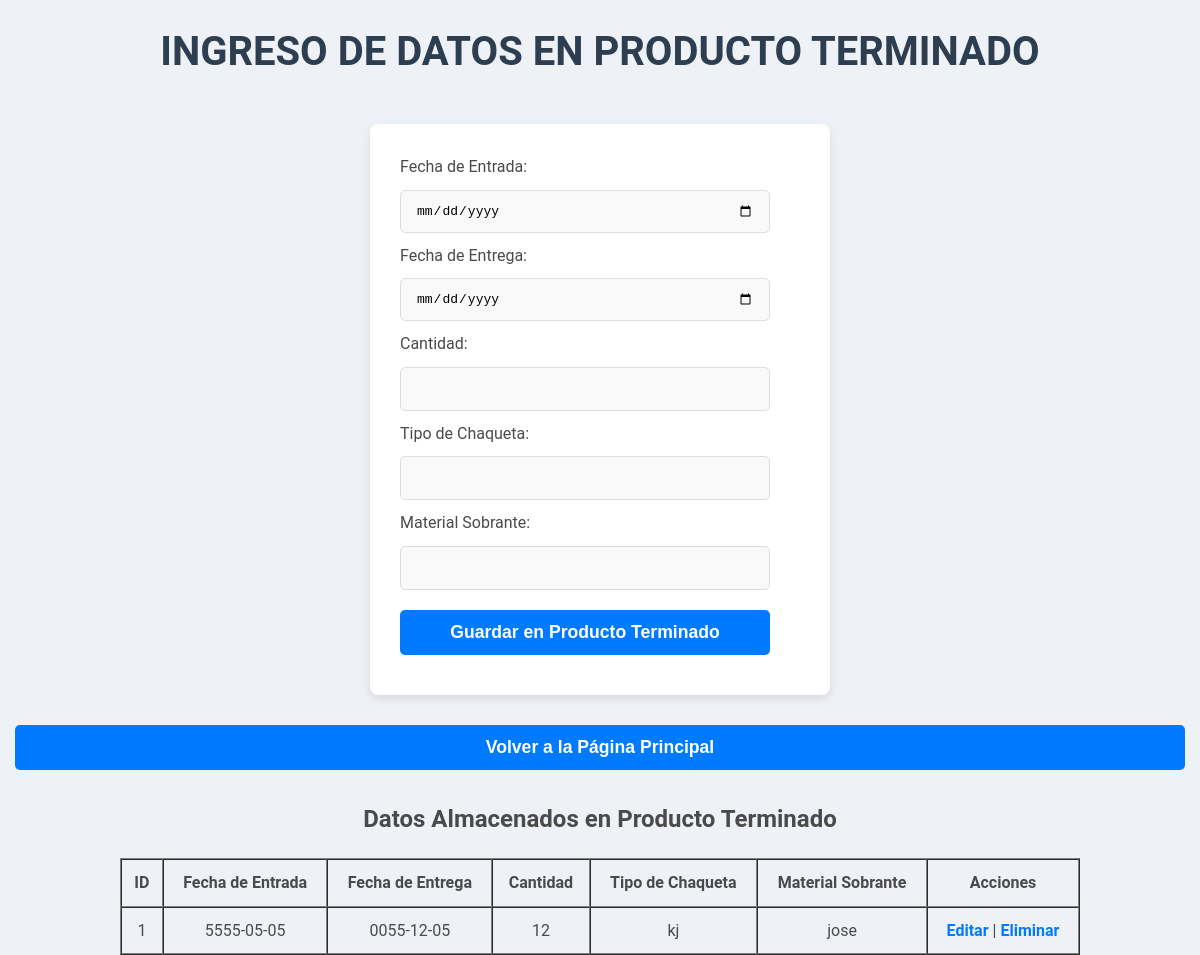
/proyecto/producto_terminado.php, run on the app's committed database.
### tables this page shows
CREATE TABLE `producto_terminado` (
  `Pro_Term_ID` int(11) NOT NULL,
  `Fecha_entrada` date DEFAULT NULL,
  `Fecha_Entrega` date DEFAULT NULL,
  `Cantidad` int(11) DEFAULT NULL,
  `Tipo_Chaqueta` varchar(50) DEFAULT NULL,
  `Material_Sobrante` varchar(50) DEFAULT NULL
);

### proyecto/producto_terminado.php (the view, shortened to what this page needs)
<?php
$servername = "localhost";
$username = "root";
$password = "";
$dbname = "inventario";
$conn = new mysqli($servername, $username, $password, $dbname);
$sql = "SELECT * FROM Producto_Terminado";
$result = $conn->query($sql);
?>
<!DOCTYPE html>
<html lang="es">
<head>
    <link rel="stylesheet" href="css/styles.css">
</head>
<body>
<h1>Ingreso de Datos en Producto Terminado</h1>
<form action="insert.php" method="POST">
    <label>Fecha de Entrada:</label>
    <input type="date" name="Fecha_entrada" required><br>
    <label>Fecha de Entrega:</label>
    <input type="date" name="Fecha_Entrega" required><br>
    <label>Cantidad:</label>
    <input type="number" name="Cantidad" required><br>
    <label>Tipo de Chaqueta:</label>
    <input type="text" name="Tipo_Chaqueta" required><br>
    <label>Material Sobrante:</label>
    <input type="text" name="Material_Sobrante" required><br>
    <button type="submit">Guardar en Producto Terminado</button>
</form>
<button onclick="window.location.href='dashboard_admin.php'">Volver a la Página Principal</button>
<h2>Datos Almacenados en Producto Terminado</h2>
<table border="1" cellpadding="10" cellspacing="0" style="width: 80%; margin: auto; text-align: center;">
    <tr>
        <th>ID</th>
        <th>Fecha de Entrada</th>
        <th>Fecha de Entrega</th>
        <th>Cantidad</th>
        <th>Tipo de Chaqueta</th>
        <th>Material Sobrante</th>
        <th>Acciones</th>
    </tr>
    <?php
    if ($result->num_rows > 0) {
        while ($row = $result->fetch_assoc()) {
            echo "<tr>";
            echo "<td>" . $row["Pro_Term_ID"] . "</td>";
            echo "<td>" . $row["Fecha_entrada"] . "</td>";
            echo "<td>" . $row["Fecha_Entrega"] . "</td>";
            echo "<td>" . $row["Cantidad"] . "</td>";
            echo "<td>" . $row["Tipo_Chaqueta"] . "</td>";
            echo "<td>" . $row["Material_Sobrante"] . "</td>";
            echo "<td>";
            echo "<a href='edit_producto_terminado.php?id=" . $row["Pro_Term_ID"] . "'>Editar</a> | ";
            echo "<a href='?delete=" . $row["Pro_Term_ID"] . "' onclick='return confirm(\"¿Estás seguro de eliminar este registro?\");'>Eliminar</a>";
            echo "</td>";
            echo "</tr>";
        }
    } else {
        echo "<tr><td colspan='7'>No hay registros.</td></tr>";
    }
    ?>
</table>
</body>
</html>

### proyecto/css/styles.css (style rules this page uses)
body { font-family: 'Roboto', Arial, sans-serif; margin: 0; padding: 0; text-align: center; background-color: #eef2f7; color: #4a4a4a; line-height: 1.6; }
h1 { color: #2d3e50; margin: 20px 0; font-size: 2.5em; font-weight: 700; text-transform: uppercase; }
form { margin: 20px auto; padding: 30px; background: #ffffff; border-radius: 8px; box-shadow: 0px 4px 10px rgba(0, 0, 0, 0.1); display: inline-block; width: 90%; max-width: 400px; text-align: left; }
input, button { margin: 10px 0; padding: 12px 15px; width: calc(100% - 30px); border-radius: 5px; border: 1px solid #ddd; font-size: 1em; box-sizing: border-box; }
input { background: #f9f9f9; transition: all 0.3s ease; }
button { background: #007BFF; color: white; border: none; font-size: 1.1em; font-weight: bold; cursor: pointer; transition: all 0.3s ease; }
a { color: #007BFF; text-decoration: none; font-weight: bold; transition: color 0.3s ease; }
form { animation: fadeIn 1s ease-in-out; }

### data on the page
producto_terminado: Pro_Term_ID "1", Fecha_entrada "5555-05-05", Fecha_Entrega "0055-12-05", Cantidad "12", Tipo_Chaqueta "kj", Material_Sobrante "jose"
